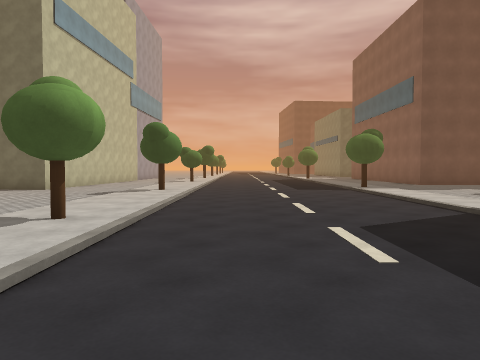
[1] (above)

24 first-person views from a walk through a 3-D level made in the Unity game engine. The camera is 1.4 m above the floor, tilts 2° down and sees 70° across. The floor is counted in squares, 2 m on a side. Each view is taken from the middle of a square. On the plan, view 1 faces up. The plan holds only what a view shows up to about 11 squares ahead; the rest is blank. The place goes on beyond the plan. The player is left out. Door leaves are left out, so doorways stand open. Surface patterns are stand-ins for the level's own textures.

[2]
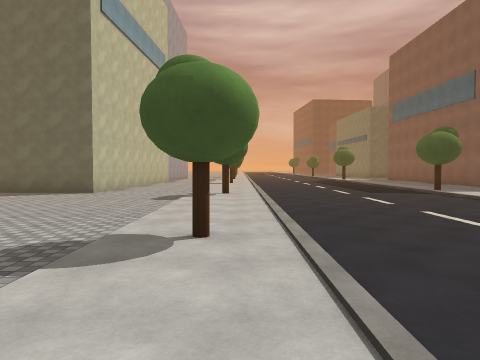

[3]
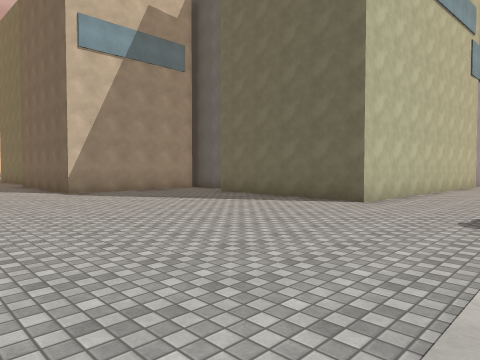

[4]
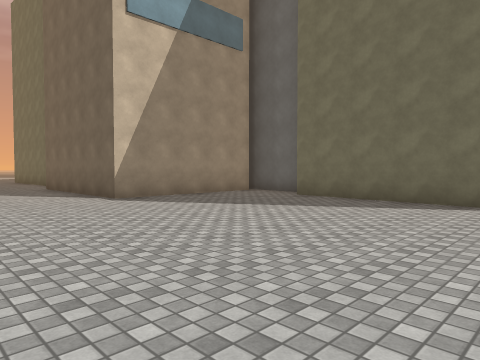

[5]
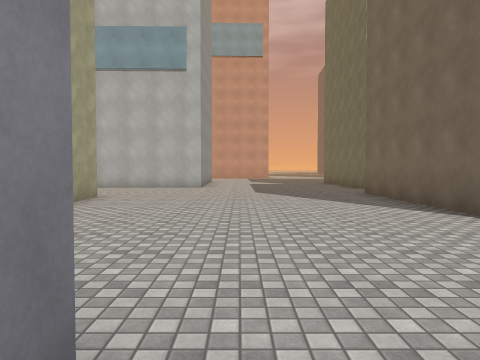

[6]
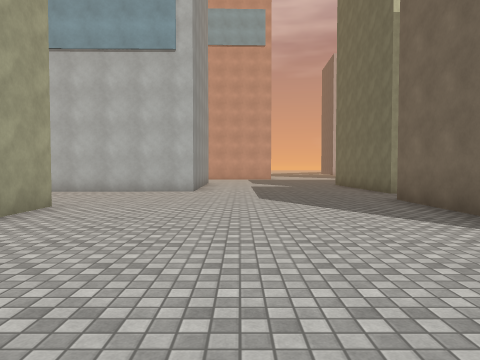

[7]
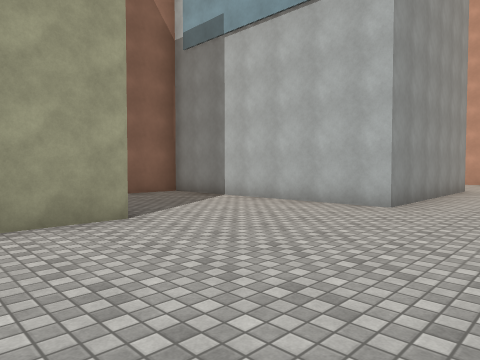

[8]
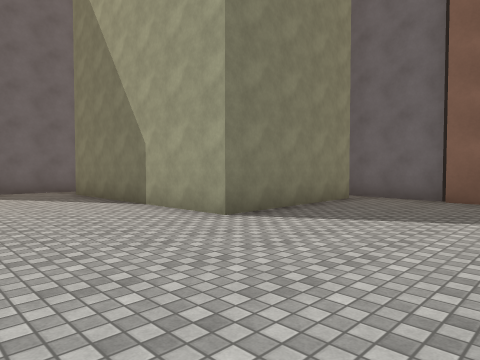

[9]
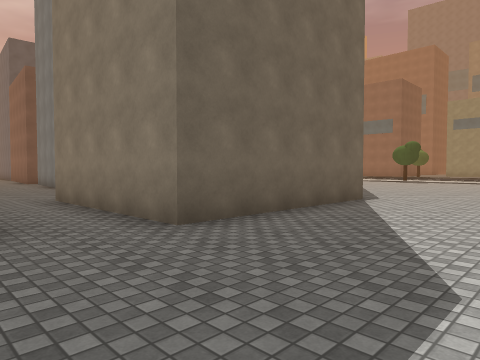

[10]
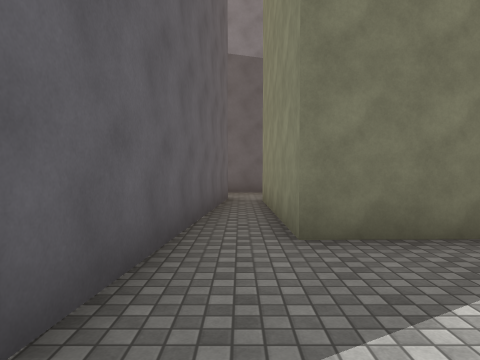

[11]
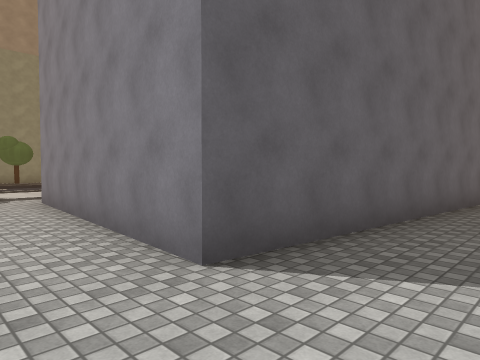

[12]
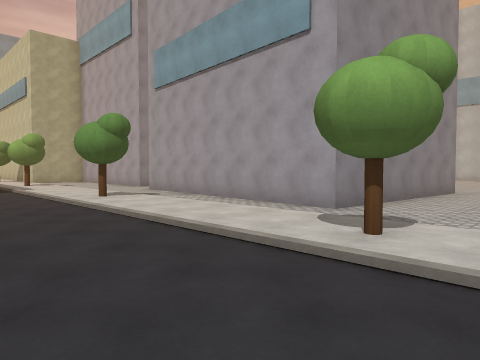

[13]
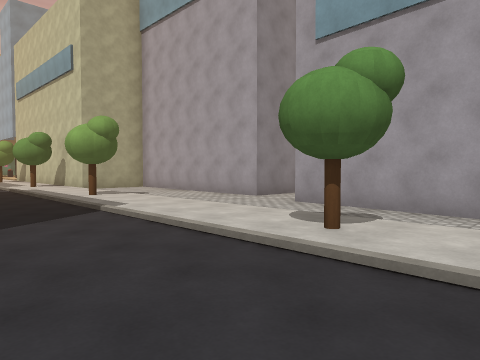

[14]
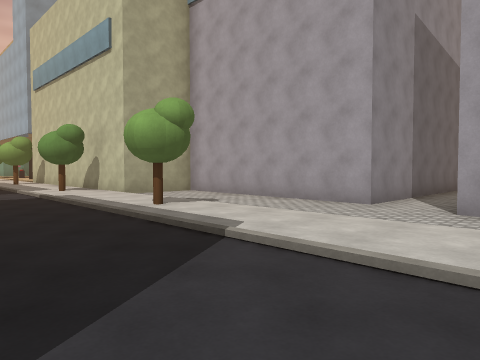

[15]
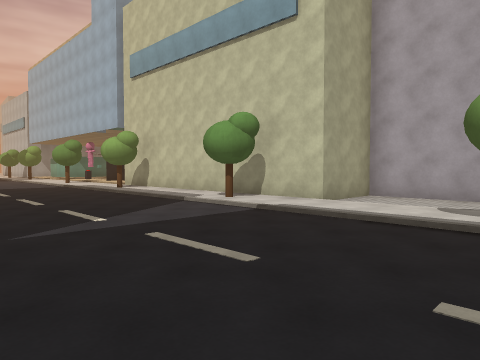

[16]
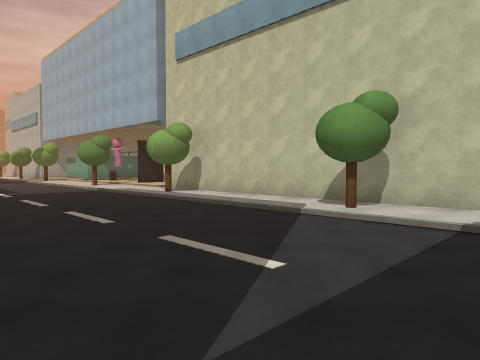

[17]
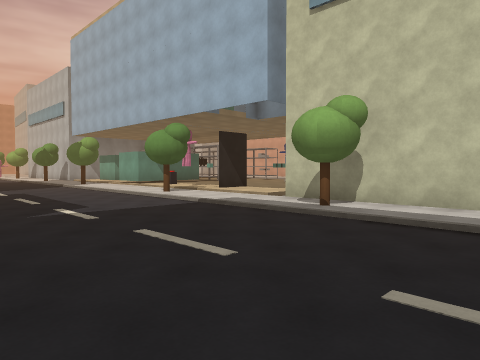

[18]
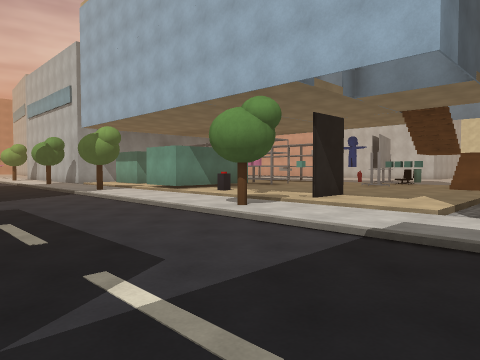

[19]
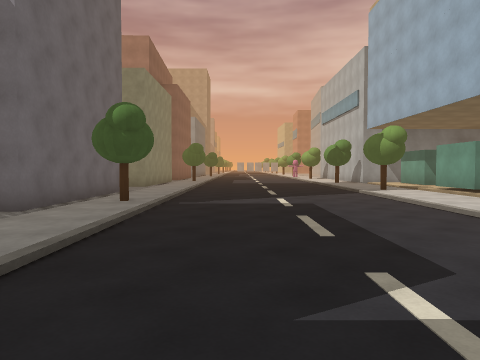

[20]
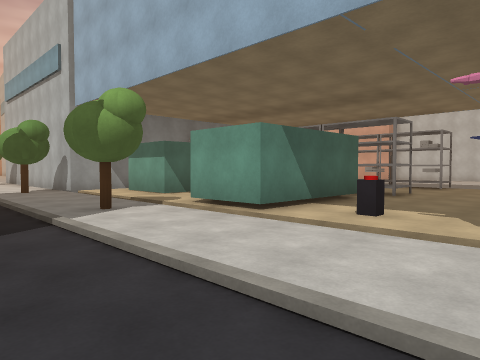

[21]
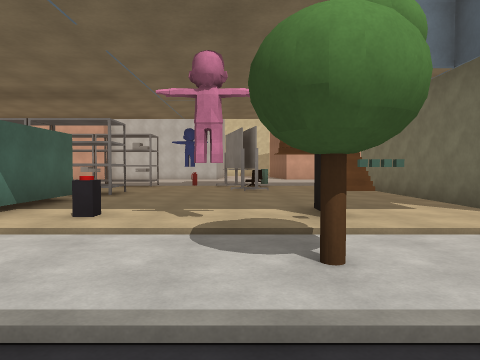

[22]
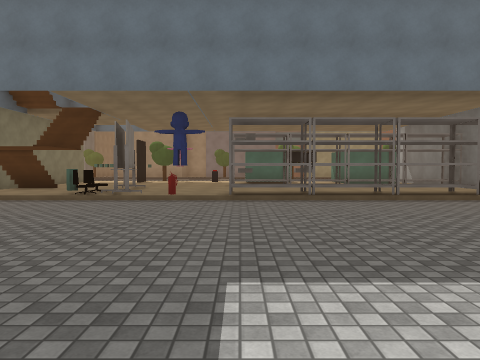

[23]
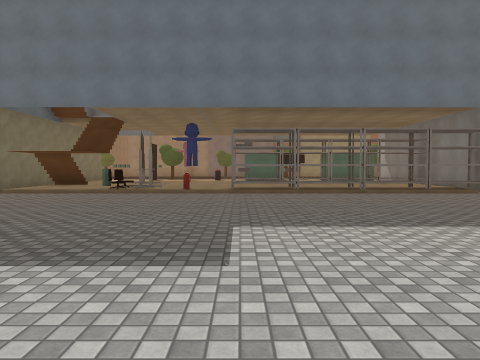

[24]
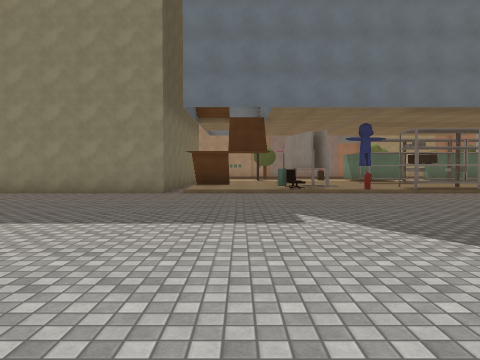

### Floor plan
Points are (right, up) in squares from view 1. A wall is a line through its corners. A room is listed if a view was taken in it or the views show most of it. See-through windows are left out.
Room 1 (views 1, 2, 3, 4, 5, 6, 7, 8, 9, 10, 11, 12, 13, 14, 15, 16, 17, 18, 19, 20, 21, 22, 23, 24)
walls: (-5.5, -5.9) (-5.7, -11.9) (-3.4, -11.9) (-3.4, -21); (-5.8, -20.9) (-11.6, -20.9) (-11.6, -16.4); (-10.3, 0.6) (-10.1, 3.5) (-4.4, 3) (-5, -4.4); (-5.2, -23.8) (-4.4, -23.8); (-17.2, -3.5) (-17.3, 0.6) (-11.6, 0.7); (-19.1, -4) (-16.7, -4.2); (-6.6, -28.2) (-3.6, -28.2) (-3.6, -29.9); (-5.2, -31.9) (-4.4, -31.9) (-4.4, -33.6); (-22.6, 2.6) (-21.2, 2.6) (-21.1, -3.9) (-19, -3.8); (-5.2, -35.1) (-3.4, -35.1) (-3.4, -35.5); (-11.9, 12.2) (-13.3, 12.3); (-20.3, 8.1) (-22.1, 8.1); (-13.6, 12) (-13.6, 7.5) (-18.6, 7.5) (-18.6, 12); (-6.2, 13.6) (-6.4, 11.2) (-11.4, 11.5); (-10.9, -35.1) (-8, -35.1)
ways out: opening at (-11, 1); opening at (-5, -5)
objects: other object (-12, -27); other object (-11, -34) to (-11, -33); other object (-11, -32); other object (-11, -31) to (-11, -30); other object (-11, -29) to (-11, -28); other object (-11, -27); other object (-11, -25) to (-9, -25); other object (-11, -24); other object (-11, -23); other object (-8, -34) to (-8, -33); other object (-8, -32); other object (-8, -30); other object (-8, -29) to (-8, -28); other object (-6, -23); other object (-4, -27); other object (-4, -25); other object (-4, -24); other object (-2, -35); other object (-2, -31) to (-2, -30); other object (-2, -24); other object (-2, -19); other object (-2, -14); other object (-2, -9); other object (-2, -2); other object (-2, 4) to (-2, 5); other object (-2, 10) to (-2, 11); other object (4, -27); other object (4, 12)

Where each view was taken, in squares from view 1:
view 1: 0 up, 0 right, facing up
view 2: 1 up, 2 left, facing up
view 3: 4 up, 3 left, facing up-left
view 4: 4 up, 6 left, facing up-left
view 5: 4 up, 9 left, facing left
view 6: 4 up, 11 left, facing left
view 7: 5 up, 15 left, facing down-left
view 8: 4 up, 21 left, facing down-right
view 9: 4 up, 21 left, facing up-right
view 10: 4 up, 11 left, facing down
view 11: 5 up, 12 left, facing down-right
view 12: 6 up, 1 right, facing down-left
view 13: 0 up, 1 right, facing down-left
view 14: 3 down, 1 right, facing down-left
view 15: 8 down, 3 right, facing down-left
view 16: 11 down, 3 right, facing down-left
view 17: 16 down, 3 right, facing down-left
view 18: 20 down, 2 right, facing down-left
view 19: 20 down, 2 right, facing down
view 20: 25 down, 0 right, facing down-left
view 21: 25 down, 0 right, facing left
view 22: 28 down, 19 left, facing right
view 23: 28 down, 21 left, facing right
view 24: 23 down, 21 left, facing right
